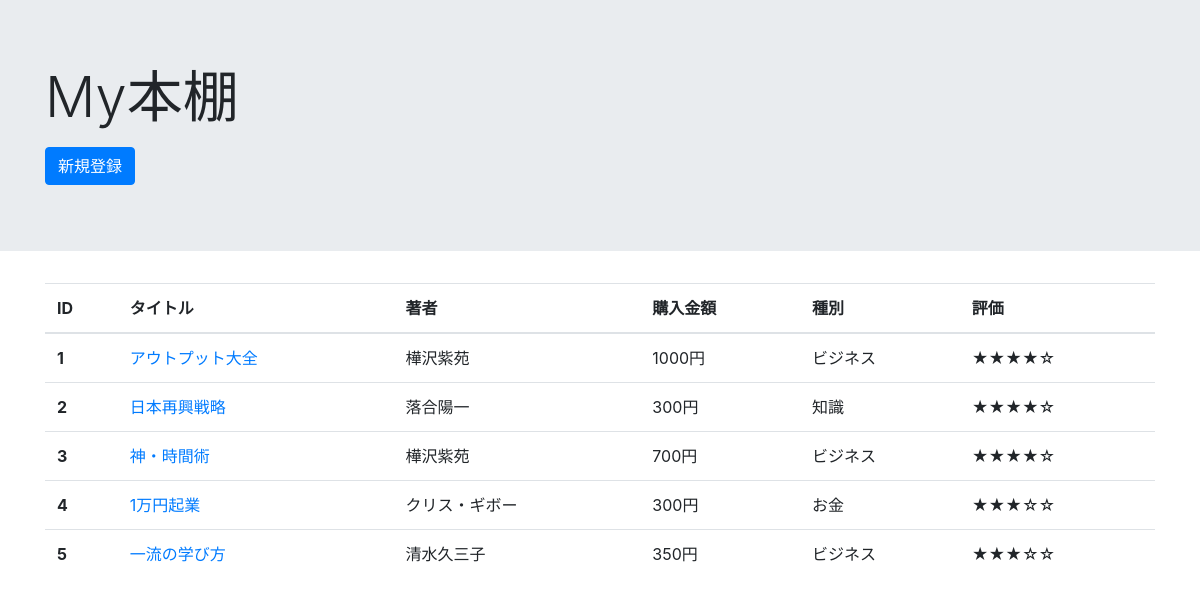
The page /list/ on the database as committed earlier.
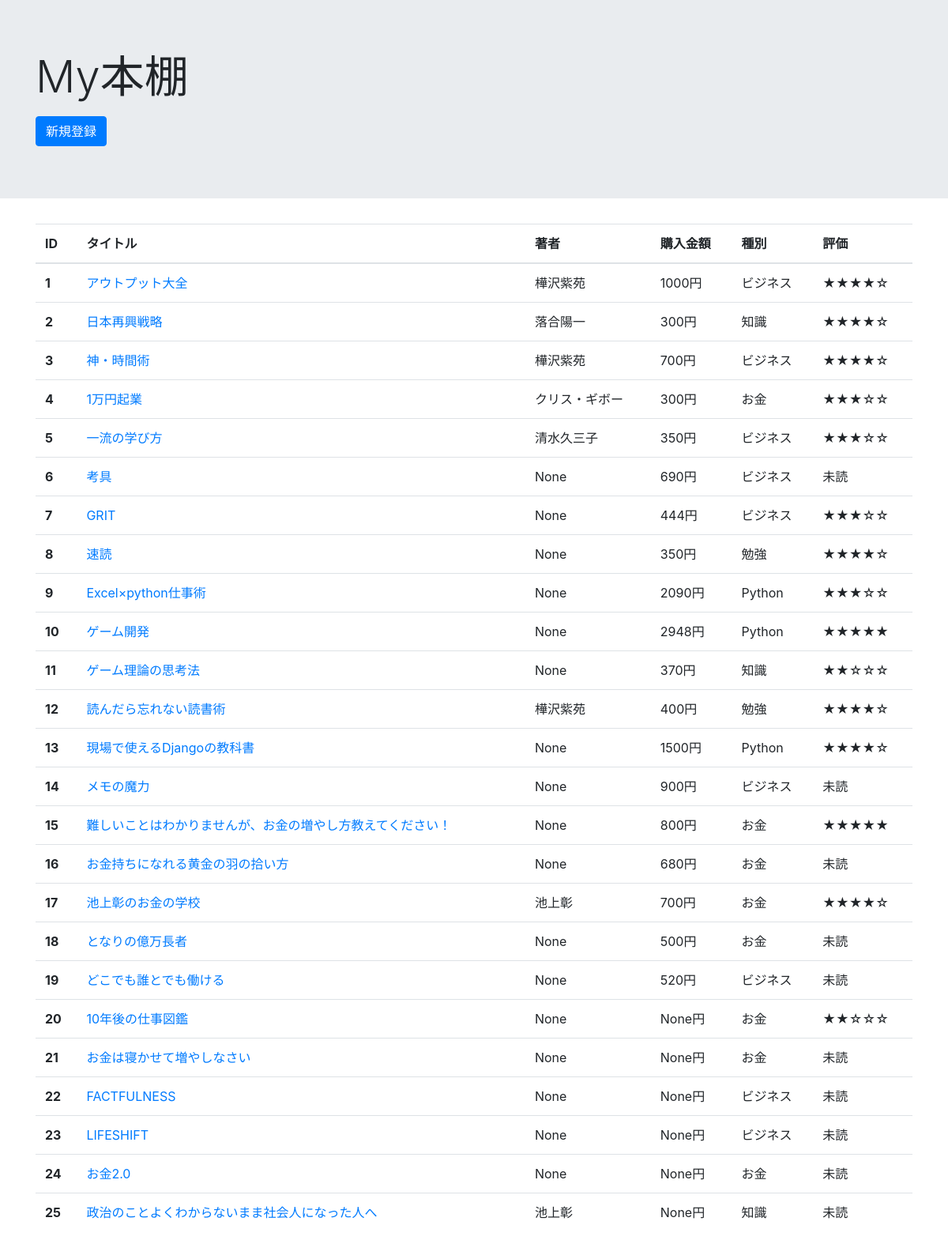
The same page on the database as committed later.
### todo/models.py (models this page shows, shortened)
class BookModel(models.Model):
    KIND = (
        ('Python', 'Python'),
        ('お金', 'お金'),
        ('ビジネス', 'ビジネス'),
        ('勉強', '勉強'),
        ('知識', '知識')
    )
    EVALUATION = (
        ('未読', '未読'),
        ('★☆☆☆☆', '★☆☆☆☆'),
        ('★★☆☆☆', '★★☆☆☆'),
        ('★★★☆☆', '★★★☆☆'),
        ('★★★★☆', '★★★★☆'),
        ('★★★★★', '★★★★★'),
        )
    title = models.CharField(max_length=100, verbose_name='タイトル')
    price = models.IntegerField(verbose_name='金額', blank=True, null=True)
    original_price = models.IntegerField(verbose_name='定価', blank=True, null=True)
    author = models.CharField(max_length=100, verbose_name='著者', blank=True, null=True)
    kind = models.CharField(max_length=100, choices=KIND, verbose_name='種別', blank=True, null=True)
    eval = models.CharField(max_length=100, choices=EVALUATION, verbose_name='評価', blank=True, null=True)
    review = models.TextField(max_length=400, verbose_name='レビュー', blank=True, null=True)

### todo/views.py (the view)
# urls.py: path('list/', BookList.as_view(), name='list'),
class BookList(ListView):
    template_name = 'list.html'
    model = BookModel

### templates/list.html (shortened to what this page needs)
{% extends 'base.html' %}
{% block header %}
<div class="jumbotron jumbotron-fluid">
  <div class="container">
    <h1 class="display-4">My本棚</h1>
    <a href="{% url 'create' %}"><button type="button" class="btn btn-primary">新規登録</button></a>
  </div>
</div>
{% endblock header %}
{% block content %}
<div class="container-xl">
<table class="table table-hover">
  <thead>
    <tr>
      <th scope="col">ID</th>
      <th scope="col">タイトル</th>
      <th scope="col">著者</th>
      <th scope="col">購入金額</th>
      <th scope="col">種別</th>
      <th scope="col">評価</th>
    </tr>
  </thead>
  <tbody>
  {% for item in object_list %}
    <tr>
      <th scope="row">{{ item.pk }}</th>
      <td><a href="{% url 'detail' item.pk %}">{{ item.title }}</a></td>
      <td>{{ item.author }}</td>
      <td>{{ item.price }}円</td>
      <td>{{ item.kind }}</td>
      <td>{{ item.eval }}</td>
    </tr>
  {% endfor %}
  </tbody>
</table>
</div>
{% endblock content %}

### templates/base.html (shortened to what this page needs)
<!doctype html>
<html lang="en">
  <head>
    <link rel="stylesheet" href="https://stackpath.bootstrapcdn.com/bootstrap/4.4.1/css/bootstrap.min.css">
  </head>
  <body>
    <h1>{% block header %}
    {% endblock header %}</h1>
    {% block content %}
    {% endblock content %}
  </body>
</html>

Rows that differ between the two databases and show on the page:
added BookModel: pk "6", title "考具", author "None", price "690", kind "ビジネス", eval "未読"
added BookModel: pk "7", title "GRIT", author "None", price "444", kind "ビジネス", eval "★★★☆☆"
added BookModel: pk "8", title "速読", author "None", price "350", kind "勉強", eval "★★★★☆"
added BookModel: pk "9", title "Excel×python仕事術", author "None", price "2090", kind "Python", eval "★★★☆☆"
added BookModel: pk "10", title "ゲーム開発", author "None", price "2948", kind "Python", eval "★★★★★"
added BookModel: pk "11", title "ゲーム理論の思考法", author "None", price "370", kind "知識", eval "★★☆☆☆"
added BookModel: pk "12", title "読んだら忘れない読書術", author "樺沢紫苑", price "400", kind "勉強", eval "★★★★☆"
added BookModel: pk "13", title "現場で使えるDjangoの教科書", author "None", price "1500", kind "Python", eval "★★★★☆"
added BookModel: pk "14", title "メモの魔力", author "None", price "900", kind "ビジネス", eval "未読"
added BookModel: pk "15", title "難しいことはわかりませんが、お金の増やし方教えてください！", author "None", price "800", kind "お金", eval "★★★★★"
added BookModel: pk "16", title "お金持ちになれる黄金の羽の拾い方", author "None", price "680", kind "お金", eval "未読"
added BookModel: pk "17", title "池上彰のお金の学校", author "池上彰", price "700", kind "お金", eval "★★★★☆"
added BookModel: pk "18", title "となりの億万長者", author "None", price "500", kind "お金", eval "未読"
added BookModel: pk "19", title "どこでも誰とでも働ける", author "None", price "520", kind "ビジネス", eval "未読"
added BookModel: pk "20", title "10年後の仕事図鑑", author "None", price "None", kind "お金", eval "★★☆☆☆"
added BookModel: pk "21", title "お金は寝かせて増やしなさい", author "None", price "None", kind "お金", eval "未読"
added BookModel: pk "22", title "FACTFULNESS", author "None", price "None", kind "ビジネス", eval "未読"
added BookModel: pk "23", title "LIFESHIFT", author "None", price "None", kind "ビジネス", eval "未読"
added BookModel: pk "24", title "お金2.0", author "None", price "None", kind "お金", eval "未読"
added BookModel: pk "25", title "政治のことよくわからないまま社会人になった人へ", author "池上彰", price "None", kind "知識", eval "未読"
